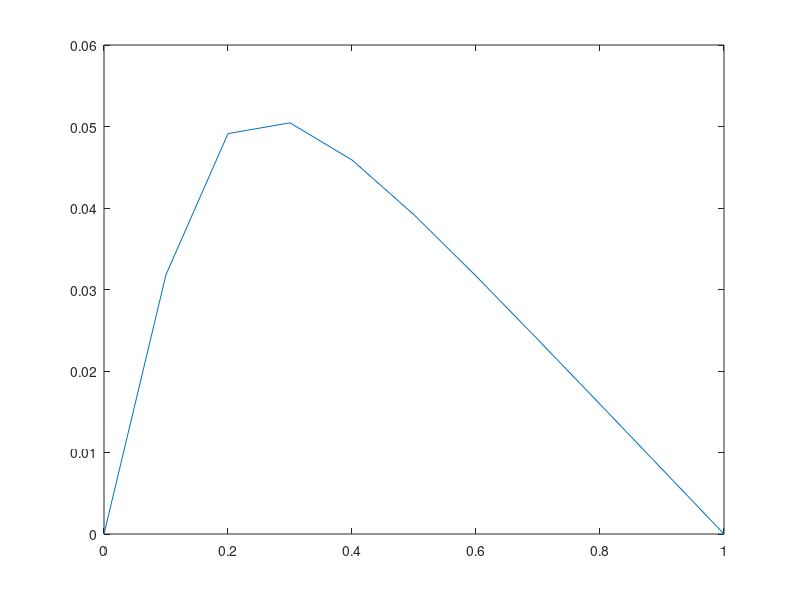

Recreate this plot in MATLAB.
% Problem 4 (b)
% Marty Fuhry
% 3/28/2012
% Compiled and ran using GNU Octave, version 3.2.4 configured for "x86_64-pc-linux-gnu".

%%%%%%%%%%%%%%%%%%%%%%%%%%%%%%%%%%%%%%%%%%%%%%%%%%%%%%%%%%%%%%%%%%%%%%%%%%%%%%%%
% Write a finite element code to solve the one-dimensional boundary value      %
% problem for u(x) on 0 < x < 1                                                %
%  u''(x) = e^(-10x), u(0) = 0, u(1) = 0.                                      %
% Use tent functions on 10 uniformly spaced elements.                          %
% Measure the error in (a) using the 2-norm. Can you reduce the error (by      %
% how much?) by using 10 non-uniformly spaced elements?                        %
%                                                                              %
%%%%%%%%%%%%%%%%%%%%%%%%%%%%%%%%%%%%%%%%%%%%%%%%%%%%%%%%%%%%%%%%%%%%%%%%%%%%%%%%

% build the grid
h = 0.1;
x = [0:h:1]';
m = size(x)(1)-2;

K = zeros(m+2,m+2);
L = zeros(m+2,1);

% define the basis function over the canonical element
function [feval] = f(x)
    feval = exp(-10.*x);
endfunction

% build the element stiffness matrix
for j = 2:m+2
    K(j-1: j, j-1: j) += [1 -1; -1 1];
endfor

% for the boundary conditions
K(m+2,m+1) = 0;
K(1,2) = 0;

% build the load vector
F = [f(x)];
for j = 3:m+1
    L(j-1:j) += h/6. * [2*F(j-1) + F(j); F(j-1) + 2*F(j)];
endfor

% solve the steady state system
C = K \ L;

% and plot
plot(x,C);
drawnow
input("Press any key to continue.")
